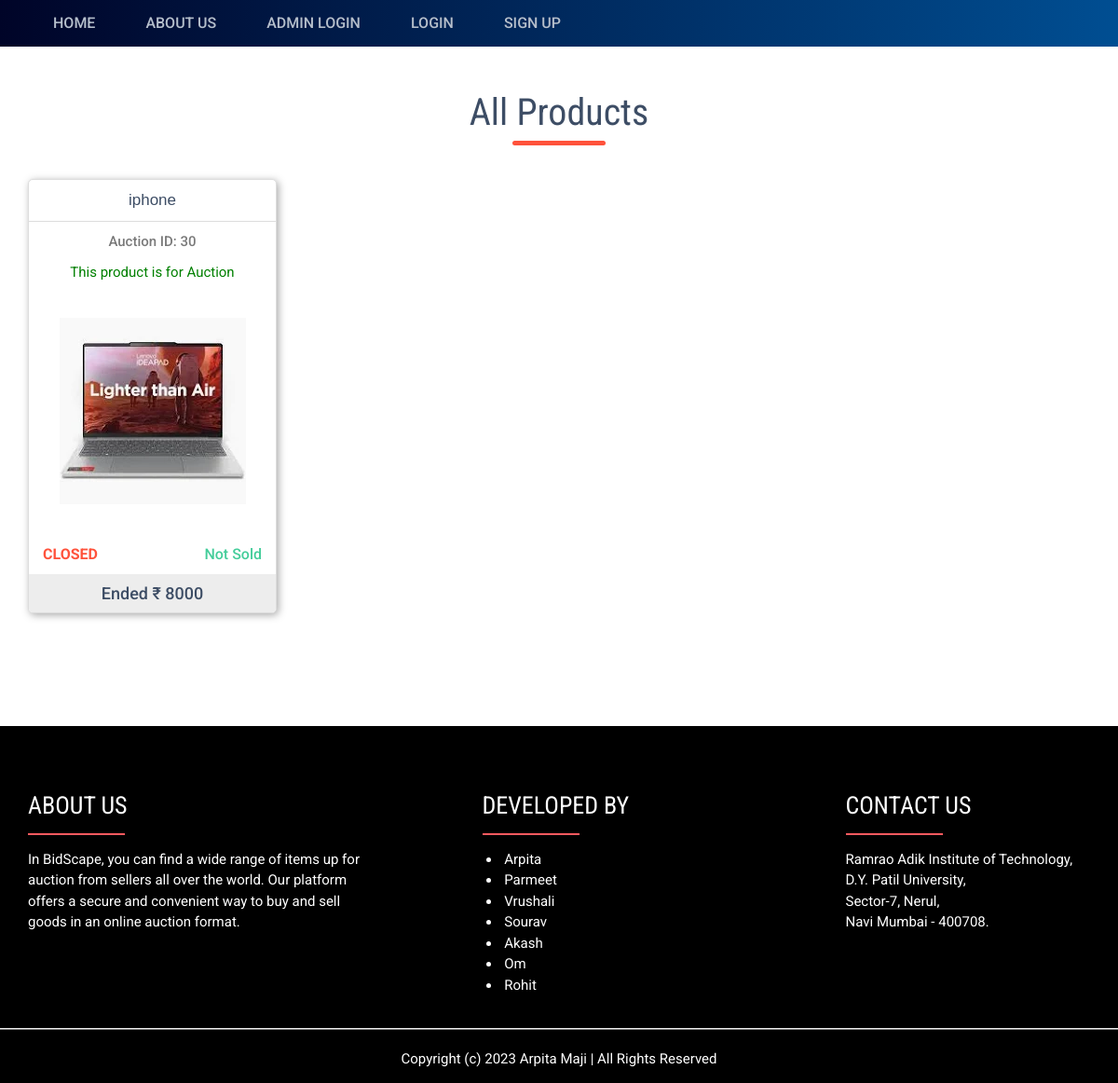
The app's page /all_product/ with its own data.
### bid_app/models.py (models this page shows, shortened)
class Product(models.Model):
    status  = models.CharField(max_length=100,null=True, default='pending')
    bid_type  = models.CharField(max_length=100,null=True)
    payment_status  = models.CharField(max_length=100,null=True,default='pending')
    winner  = models.ForeignKey(User, on_delete=models.CASCADE, null=True, blank=True, related_name='winner')
    user  = models.ForeignKey(User, on_delete=models.CASCADE, null=True, blank=True, related_name='seller')
    name = models.CharField(max_length=100,null=True)
    min_price = models.IntegerField(null=True)
    final_price = models.IntegerField(null=True)
    interval_price = models.IntegerField(null=True)
    images = models.FileField(null=True)
    session = models.DateTimeField(null=True, blank=True)
    endsession = models.DateTimeField(null=True, blank=True, auto_now_add=True)
    category = models.ForeignKey(Sub_Category,on_delete=models.CASCADE,null=True)
    parameter = models.TextField(null=True, default="{}")
    description = models.TextField(null=True, blank=True)
    comment = models.TextField(null=True, blank=True)
    created = models.DateField(auto_now_add=True, null=True, blank=True)

### bid_app/views.py (the view, shortened to what this page needs)
# urls.py: path('all_product/', all_product, name='all_product'),
def all_product(request):
    product = Product.objects.filter().exclude(status="pending")
    return render(request, 'HotProducts.html', {'product':product})

### bid_app/templatetags/custom_tags.py (called while the page is built)
@register.simple_tag
def getupcoming(start, end):
    prod = Product.objects.get(id=start)
    print(prod.session)
    return prod.session

### bid_app/templates/HotProducts.html (shortened to what this page needs)
{% extends 'index.html' %}
{% load static %}
{% load custom_tags %}
{% block body %}
    <div id="main">
        <div id="primary" class="content-area one-column">
            <div id="content" class="site-content">
                <div id="Body_dvSecClose" class="closed-auctions auction-section">
                    <div class="wrap">
                            <h3 class="title" style="border-top: none;margin-top: -30px;">All Products</h3>
                        <div class="cols cols4">
                            {% for i in product %}
                                    <div class="col" style="margin-bottom: 10px;">
                                        <div class="auction-block">
                                            <h4>
                                                <a href="/product_detail/{{i.id}}" >{{i.name}}</a></h4>
                                            <span class="auction-id">Auction ID: {{i.id}}</span>
                                            <span style="color:green;">This product is for Auction</span>
                                            <figure class="product-image">
                                                <a href="/product_detail/{{i.id}}"><img src="{{i.images.url}}" style="max-width: 220px;width: auto;max-height: 245px; height: auto;" alt="25 Bidderboy Credits"  /></a>
                                            </figure>
                                            <div class="auction-status-row">
                                                <span class="auction-status">{{i.status}}</span>
                                                <span class="auction-winner">
                                                    <span id="rptrClosedProduct_lblUserName_0">{% if i.winner %}Sold{% else %}Not Sold{% endif %}</span></span>
                                            </div>
                                            {% if i.status == "closed" %}
                                            <div class="bid-action bid-end-price">
                                                Ended &#8377;<span id="Body_lstvClosedProduct_lblPrice_0"> {{i.final_price}}</span>
                                            </div>
                                            {% endif %}
                                        </div>
                                    </div>
                                    {% empty %}
                                <h1>There is no any auction.</h1>
                        {% endfor %}
                        </div>
                    </div>
                </div>
            </div>
        </div>
    </div>
{% endblock %}

### bid_app/static/css/responsive.css (style rules this page uses)
@media only screen and (min-width: 1001px) and (max-width: 1200px) { .wrap { width:auto; padding:0 15px; } }
@media only screen and (min-width: 1001px) and (max-width: 1200px) { img { max-width: 100%; width:auto; height:auto; } }
@media only screen and (min-width: 1001px) and (max-width: 1200px) { .auction-block h4 { font-size:20px; } }
@media only screen and (min-width: 1001px) and (max-width: 1200px) { .upcoming-auctions h4, .closed-auctions h4 { font-size:17px; } }

### records on screen
Product: name "iphone", id "30", images (picture), status "CLOSED", shows "Not Sold", final_price "8000"
